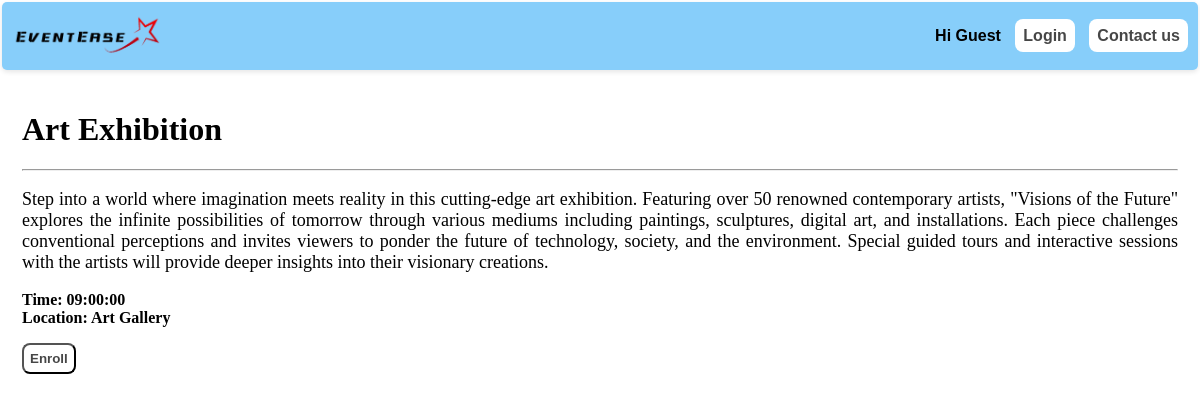
The app's page /event.php?no=1 with its own data.
### tables this page shows
CREATE TABLE `events` (
  `no` int(11) NOT NULL,
  `name` varchar(20) NOT NULL,
  `short_dis` varchar(200) NOT NULL,
  `long_dis` varchar(2000) NOT NULL,
  `flag` tinyint(1) NOT NULL,
  `time` time NOT NULL,
  `date` date NOT NULL,
  `location` varchar(20) NOT NULL,
  `people_limit` int(11) NOT NULL,
  `event_type` varchar(50) NOT NULL,
  `approvedstatus` int(11) NOT NULL,
  `supervisor` varchar(100) NOT NULL
);

### app/Database.php (called while the page is built, shortened)
<?php
class Database
{
    private $host = 'localhost';
    private $user = 'root';
    private $password = '';
    private $db_name = 'eventease';
    public function getConnection()
    {
        $this->con = new mysqli($this->host, $this->user, $this->password, $this->db_name);
        return $this->con;
    }
}
?>

### app/Models/EventModel.php (called while the page is built, shortened)
<?php
class EventModel {
    private $conn;
    public function __construct(Database $database) {
        $this->conn = $database->getConnection();
    }
    public function isUserEnrolled($username, $eventno) {
        $query = "SELECT * FROM enroll WHERE username = ? AND eventno = ?";
        $stmt = $this->conn->prepare($query);
        $stmt->bind_param("si", $username, $eventno);
        $stmt->execute();
        $result = $stmt->get_result();
        return $result->num_rows > 0;
    }
    public function getEvent($no) {
        $query = "SELECT * FROM events WHERE no = ?";
        $stmt = $this->conn->prepare($query);
        $stmt->bind_param("i", $no);
        $stmt->execute();
        $result = $stmt->get_result();
        return $result->fetch_assoc();
    }
}
?>

### app/views/events/event.php (the view, shortened to what this page needs)
<!DOCTYPE html>
<html>
<head>
    <link rel="stylesheet" type="text/css" href="event.css">
</head>
<body>
    <main class="main">
        <div>
            <?php if ($event): ?>
                <div>
                    <h1><?php echo $event['name']; ?></h1>
                    <hr>
                    <p class="details"><?php echo $event['long_dis']; ?></p>
                    <p><b>
                        Time: <?php echo $event['time']; ?>
                        <br>
                        Location: <?php echo $event['location']; ?>
                    </b></p>
                    <?php if (!$isEnrolled):?>
                    <form action="enroll.php" method="POST">
                        <button type="submit" id="enroll">Enroll</button>
                    </form>
                    <?php endif; ?>
                </div>
            <?php endif; ?>
        </div>
    </main>
</body>
</html>

### public/headerstyle.css (style rules this page uses)
body { margin: 1px; padding: 1px; }

### public/event.css (style rules this page uses)
.main { padding: 20px; margin: auto; }
.details { text-align: justify; font-size: large; }
button { padding: 6px; color: rgba(0, 0, 0, 0.726); background-color: white; border-radius: 8px; font-weight: bold; }

### records on screen
events: name "Art Exhibition", long_dis "Step into a world where imagination meets reality in this cutting-edge art exhibition. Featuring over 50 renowned contemporary artists, \"Visions of the Future\" explores the infinite possibilities of tomorrow through various mediums including paintings, sculptures, digital art, and installations. Each piece challenges conventional perceptions and invites viewers to ponder the future of technology, society, and the environment. Special guided tours and interactive sessions with the artists will provide deeper insights into their visionary creations.", time "09:00:00", location "Art Gallery"

### other values on screen
$username "Guest"
